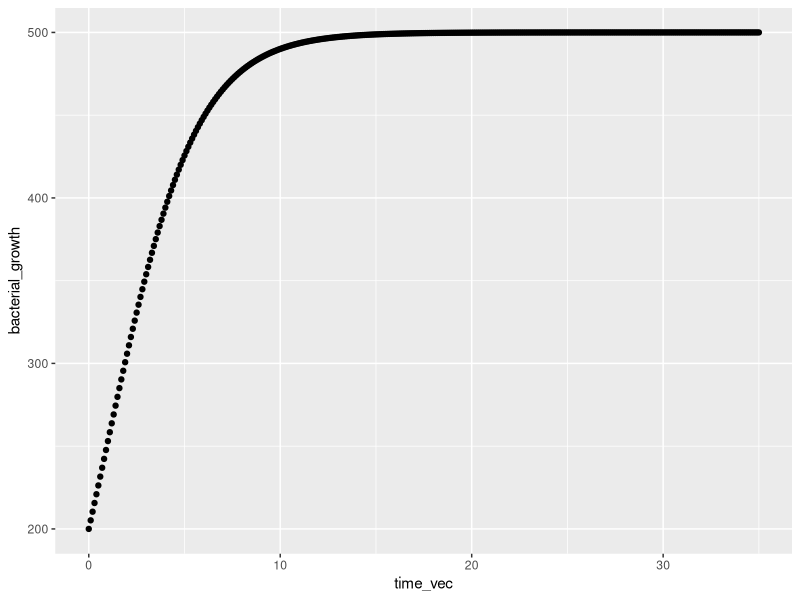
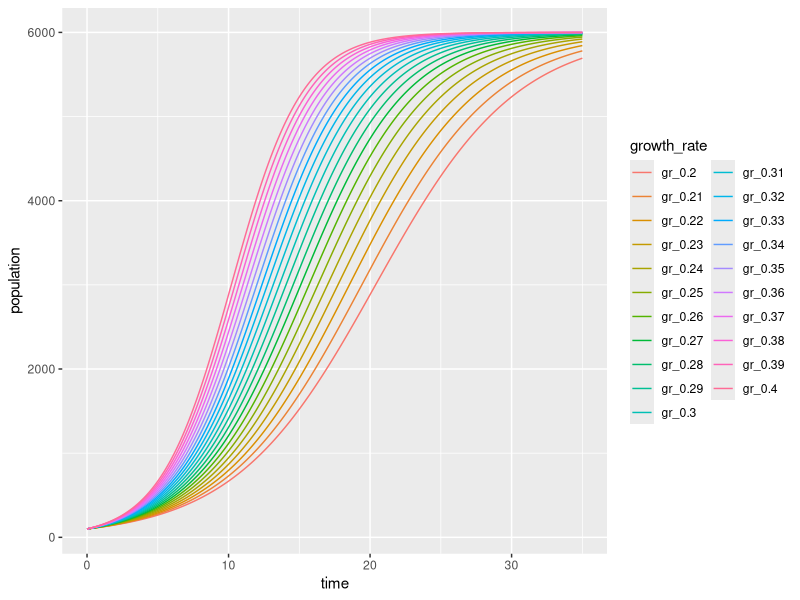

The R script that drew these images, in order:
## ---- chunk 1
knitr::opts_chunk$set(echo = TRUE)
library(palmerpenguins)
library(tidyverse)
## ---- chunk 2
quarter_split <- c(1.0, 1.1, 1.2, 1.1, 1.4, 1.5, 1.6, 1.4)

half_splits <- vector(mode = "numeric", length =
                  length(quarter_split) - 1)
            


for (i in seq_along(quarter_split) - 1) {
  half_mile <- quarter_split[i] + quarter_split[i + 1]
  half_splits[i] <- half_mile
}


half_splits
## ---- chunk 3
birddog_sum <- function(bird, dog) {
  add_birddog <- bird + dog
  return(add_birddog)
}

bird100_dog5 <- birddog_sum(bird = 100, dog = 5)

## ---- chunk 4
say_hello <- function(friend, weekday) {
  print(paste("hello", friend, "have a great", weekday))
}

say_hello(friend = "Connor", weekday = "Thursday")

## ---- chunk 5
find_multiple <- function(a, b) {
  my_multiplication <- a * b
  print(my_multiplication)
}
  
  
  
final_value1 <- find_multiple(a = 10, b = 6) 
  
## ---- chunk 6
animal_age <- function(animal, age) {
  
  if (!animal %in% c("dog", "goat", "bear")) {
    warning("animal must be a dog, goat or bear")
  }
  
  if (animal == "dog") {
    creature_age <- age * 7
  }
  else if (animal == "goat") {
    creature_age <- age * 8
  }
  else if (animal == "bear") {
    creature_age <- age * 12
  }
  return(creature_age)
  }

animal_age(animal = "bear", age = 5)

## ---- chunk 7
adelie_gentoo <- penguins %>% 
  filter(species %in% c("Adelie", "Gentoo"))


## %in% replaces == because == looks for 
## does row 1 match Adelie, does row 2 match Gentoo
## does row 3 match Adelie, does row 4 match Gentoo
## %in% says does row 1 match Adelie or Gentoo, 
## does row 2 match Adelie or Gentoo

## ---- chunk 8
### Combine functions and for loops


df_means <- function(df) {
  for (i in 1:ncol(df)) {
    col_mean <- mean(df[[i]])
    column_name <- colnames(df[i])
    print(paste("The mean of", column_name, "is",
    col_mean))
  }
}



## ---- chunk 9
## Make a subset of only structural size variables from
## the penguins dataset for Chinstrap
## filter is for rows, select is for columns

chinstrap_sizes <- penguins %>% 
  filter(species == "Chinstrap") %>%
  select(species, bill_length_mm, bill_depth_mm, flipper_length_mm, body_mass_g)

df_means(df = chinstrap_sizes)

## ---- chunk 10
## Condition to check class of an input

lunchtime <- function(tacos, price_per) {
  tot_price <- tacos * price_per
  return(tot_price)
}

lunchtime(tacos = 4, price_per = 2)

## ---- chunk 11
## Use values form a dataframe to calculate something based on user input


# Calculate the groundwater transport rate

gw_rate <- function(site) {
  gw_slope_depth <- data.frame(sitename = c("mountain", "prairie", "desert",
  "beach"), 
  depth = c(32, 41, 63, 2), 
  slope = c(11.2, 0.4, 0.8, 2.6))
  site_select <- filter(gw_slope_depth, sitename == site)
  transport_rate <- 1.4 * site_select$slope + 3.6 * site_select$depth
  return(transport_rate)
}

gw_rate(site = "beach")

## ---- chunk 12
## Same thing as above using switch

gw_rate_switch <- function(site) {
  gw_slope_depth <- switch(site, 
                           "mountain" = c(32, 11.2),
                           "prairie" = c(41, 0.4),
                           "desert" = c(63, 0.8),
                           "beach" = c(2, 2.6))
  transport_rate <- 1.4 * gw_slope_depth[2] + 3.6 *gw_slope_depth[1]
  return(transport_rate)
}

gw_rate_switch(site = "beach")
## ---- chunk 13
## Logistic growth equation
# Write right side of equation than click ctr alt x to put into function format

logistic_growth <- function(K, N0, r, time) {
  Nt <- K / (1 + ((K - N0) / N0) * exp(-r * time))
  print(Nt)
}

logistic_growth(K =500, N0 =200, r = 0.43, time = 6)

time_vec <- seq(from = 0, to = 35, by =0.1)
bacterial_growth <- logistic_growth(K = 500, N0 = 200, r = 0.43, time = time_vec)

bacterial_df <- data.frame(time_vec, bacterial_growth)

ggplot(data = bacterial_df, aes(x = time_vec, y = bacterial_growth)) +
  geom_point()

## ---- chunk 14
r_seq <- seq(from = 0.20, to = 0.40, by = 0.01)
time_vec <- seq(from = 0, to = 35, by =0.1)

out_matrix <- matrix(ncol = length(r_seq), nrow = length(time_vec))

# N0 = 100, K = 6000

for (i in seq_along(r_seq)) {
  for (j in seq_along(time_vec)) {
    pop <- logistic_growth(K = 6000, N0 = 100, r = r_seq[i], time = time_vec[j])
    out_matrix[j, i] <- pop
  }
}

# Wrangling

out_df <- data.frame(time = time_vec, out_matrix)


# Update column names

colnames(out_df) <- c("time", paste0("gr_", r_seq))

# make a long form (tidy version) of data

out_df_long <- out_df %>% 
  pivot_longer(-time, names_to = "growth_rate", values_to = "population")

# Make in ggplot a line graph geom_line for population y axis over time x axis
# with color depending on the growth rate

ggplot(data = out_df_long, aes(x = time, y = population)) + 
  geom_line(aes(color = growth_rate))


